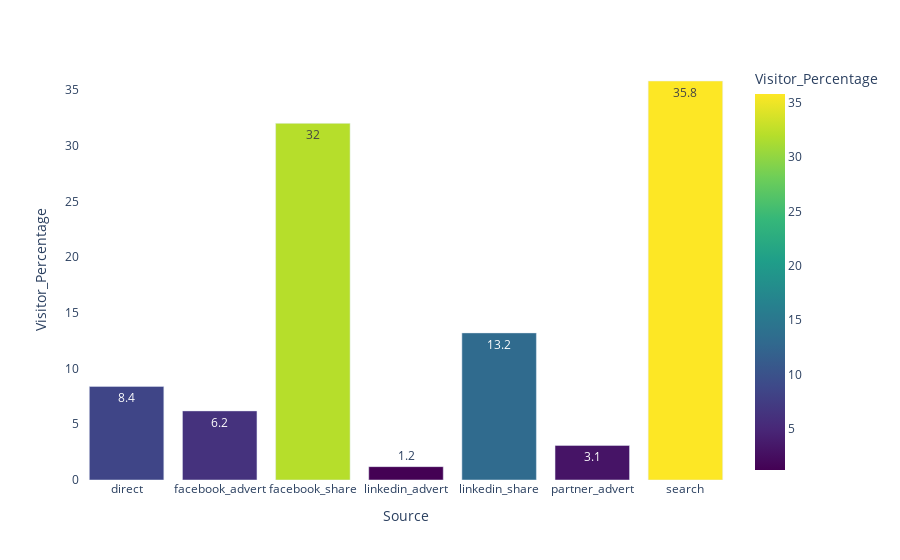

Here is the notebook cell this chart was saved with:
### Code cell
# count of visitors per sourcing or campaigning agent
Source_Visitors = result.groupby('Source')['Page1'].count().rename_axis('Source').reset_index(name='Visitors')
total = Source_Visitors['Visitors'].sum()
Source_Visitors['Visitor_Percentage'] = Source_Visitors['Visitors']/total *100
Source_Visitors = Source_Visitors.round({"Visitor_Percentage":1})
Source_Visitors.head()
fig = px.bar(Source_Visitors, x='Source', y='Visitor_Percentage', color = 'Visitor_Percentage' ,text='Visitor_Percentage',color_continuous_scale=px.colors.sequential.Viridis)
fig.update_layout({
'plot_bgcolor': 'rgba(0, 0, 0, 0)',
'paper_bgcolor': 'rgba(0, 0, 0, 0)',
})
fig.show()

### Figure 1 — Plotly figure (JSON) as saved in the notebook; plotly's stock layout.template omitted (floating-point values rounded to 4 significant figures)
{"data": [{"alignmentgroup": "True", "hovertemplate": "Source=%{x}<br>Visitor_Percentage=%{marker.color}<extra></extra>", "legendgroup": "", "marker": {"color": [8.4, 6.2, 32, 1.2, 13.2, 3.1, 35.8], "coloraxis": "coloraxis", "pattern": {"shape": ""}}, "name": "", "offsetgroup": "", "orientation": "v", "showlegend": false, "text": [8.4, 6.2, 32, 1.2, 13.2, 3.1, 35.8], "textposition": "auto", "type": "bar", "x": ["direct", "facebook_advert", "facebook_share", "linkedin_advert", "linkedin_share", "partner_advert", "search"], "xaxis": "x", "y": [8.4, 6.2, 32, 1.2, 13.2, 3.1, 35.8], "yaxis": "y"}], "layout": {"barmode": "relative", "coloraxis": {"colorbar": {"title": {"text": "Visitor_Percentage"}}, "colorscale": [[0, "#440154"], [0.1111, "#482878"], [0.2222, "#3e4989"], [0.3333, "#31688e"], [0.4444, "#26828e"], [0.5556, "#1f9e89"], [0.6667, "#35b779"], [0.7778, "#6ece58"], [0.8889, "#b5de2b"], [1, "#fde725"]]}, "legend": {"tracegroupgap": 0}, "margin": {"t": 60}, "paper_bgcolor": "rgba(0, 0, 0, 0)", "plot_bgcolor": "rgba(0, 0, 0, 0)", "xaxis": {"anchor": "y", "domain": [0, 1], "title": {"text": "Source"}}, "yaxis": {"anchor": "x", "domain": [0, 1], "title": {"text": "Visitor_Percentage"}}}}
